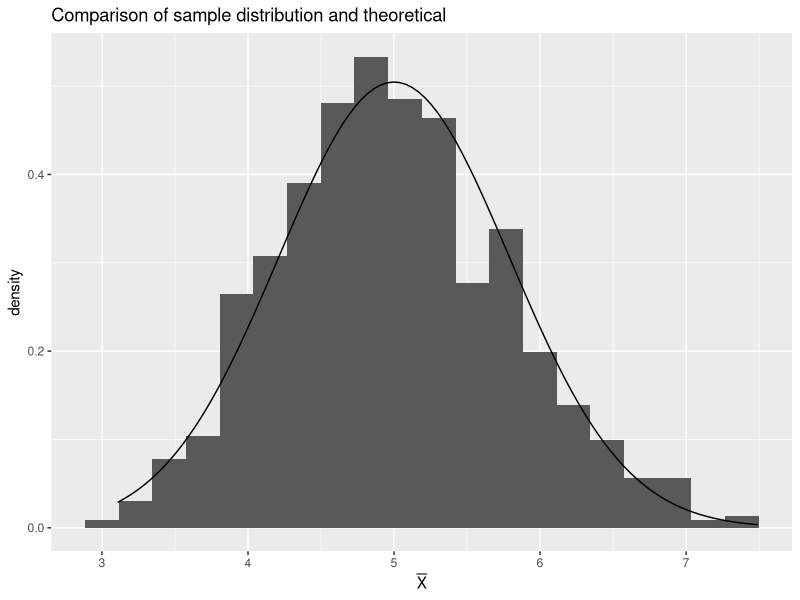

This figure's R source:
## ---- chunk 1
library(ggplot2)
## ---- chunk 2
set.seed(1)
lambda <- 0.2
n <- 40
num_sim <- 1000 
## ---- chunk 3
#exp_data <- rexp(num_sim, lambda)    #the exponential distribution
mean_data <- NULL
for (i in 1 : num_sim) mean_data= c(mean_data, mean(rexp(n, lambda)))    #The mean of exponential distribution
## ---- chunk 4
mean(mean_data)
## ---- chunk 5
1 / lambda
## ---- chunk 6
var(mean_data)
## ---- chunk 7
(1 / lambda ^ 2) / n
## ---- chunk 8
g <- ggplot(data = data.frame(mean_data), aes(x=mean_data))
g + geom_histogram(aes(y = ..density..), bins = 20) +
  stat_function(fun = dnorm, args = list(mean = 1 / lambda, sd = sqrt(1 / lambda ^2 / n))) +
  xlab(expression(bar(X))) +
  ggtitle("Comparison of sample distribution and theoretical")
